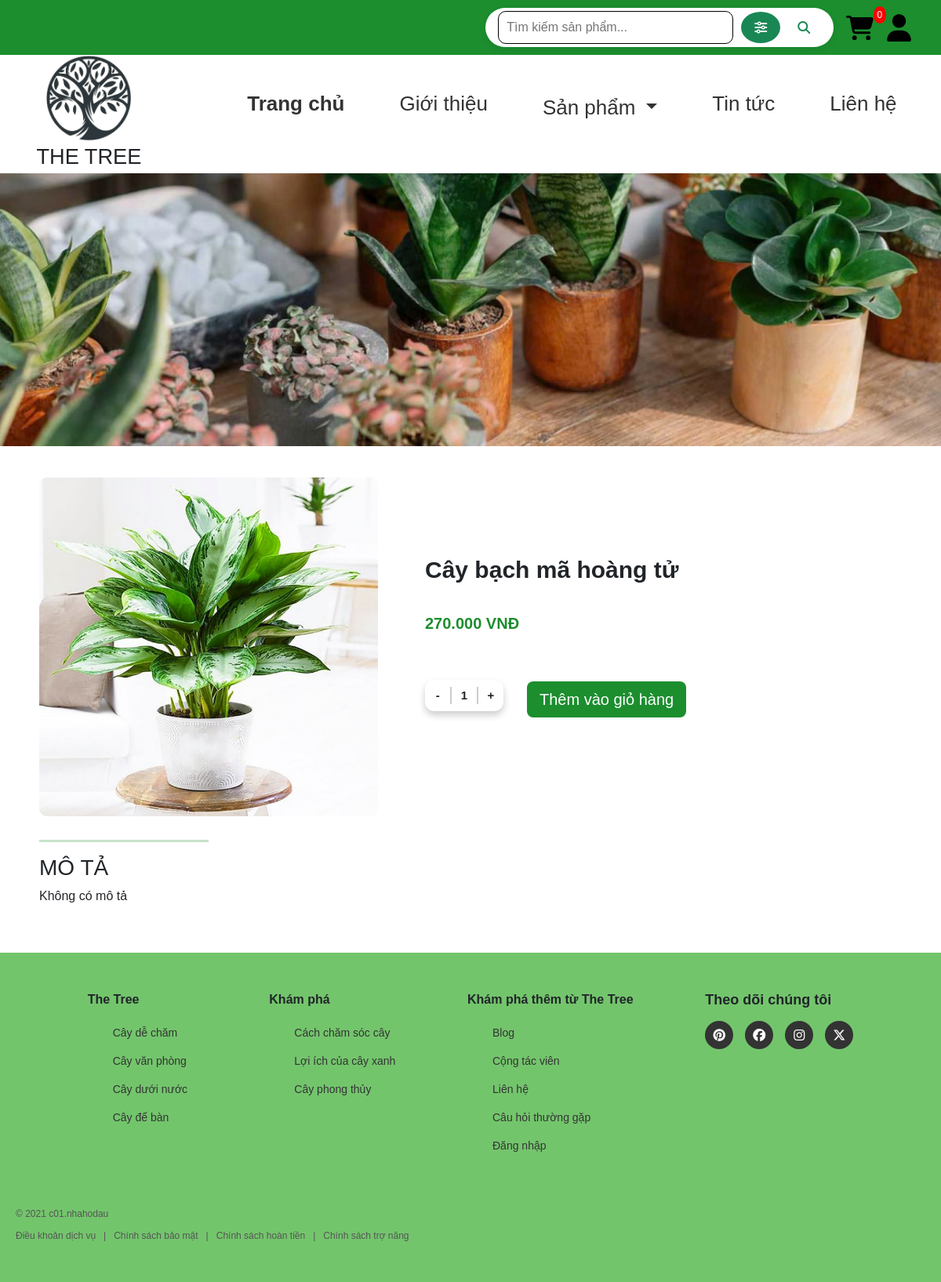
Page /pages/user-sanpham.php?id=37 on the committed database.
### tables this page shows
CREATE TABLE `products` (
  `ProductID` int(11) NOT NULL,
  `ProductName` varchar(255) NOT NULL,
  `CategoryID` int(11) NOT NULL,
  `Price` decimal(10,0) NOT NULL,
  `Description` mediumtext NOT NULL,
  `ImageURL` varchar(255) NOT NULL,
  `Status` enum('hidden','appear') NOT NULL DEFAULT 'appear',
  `Attribute` varchar(255) DEFAULT NULL,
  `LevelDifficulty` enum('hard','medium','low') DEFAULT NULL,
  `IsPurchase` tinyint(1) DEFAULT 0
);

### pages/user-sanpham.php (the view, shortened to what this page needs)
<!DOCTYPE html>
<?php
require_once('../src/php/connect.php');
$id = isset($_GET['id']) ? (int) $_GET['id'] : 0;
$sql = "SELECT * FROM products WHERE ProductID = $id";
$result = $conn->query($sql);
if ($result && $result->num_rows > 0) {
  $product = $result->fetch_assoc();
} else {
  echo "Không tìm thấy sản phẩm.";
  exit;
}
$cart_count =  0;
?>
<html>
<head>
  <link rel="stylesheet" href="../src/css/san-pham.css" />
  <link rel="stylesheet" href="../assets/icon/fontawesome-free-6.7.2-web/css/all.min.css" />
  <link rel="stylesheet" href="../src/css/search-styles.css" />
  <link rel="stylesheet" href="../src/css/searchAdvanceMobile.css" />
  <link rel="stylesheet" href="../src/css/user-sanpham.css" />
  <link rel="stylesheet" href="../assets/libs/bootstrap-5.3.3-dist/css/bootstrap.min.css" />
  <link rel="stylesheet" href="../assets/libs/fontawesome-free-6.6.0-web/fontawesome-free-6.6.0-web/css/all.min.css" />
  <link rel="stylesheet" href="../src/css/footer.css">
</head>
<div class="Sticky">
  <div class="container-fluid" style="padding: 0 !important">
    <div class="header">
      <div class="grid">
        <div class="item-header">
          <div class="search-group">
            <form id="searchForm" method="get">
              <div class="search-container">
                <div class="search-input-wrapper">
                  <input type="search" placeholder="Tìm kiếm sản phẩm..." id="searchInput" name="search"
                    class="search-input" />
                  <button type="button" class="advanced-search-toggle" id="advanced-search-toggle"
                    onclick="toggleAdvancedSearch()" title="Tìm kiếm nâng cao">
                    <i class="fas fa-sliders-h"></i>
                  </button>
                  <button type="submit" class="search-button" onclick="performSearch()" title="Tìm kiếm">
                    <i class="fas fa-search"></i>
                  </button>
                </div>
              </div>
            </form>
          </div>
          <div class="cart-wrapper">
              <div class="cart-icon">
                <a href="gio-hang.php"><img src="../assets/images/cart.svg" alt="cart" />
                <span class="cart-count" id = "mni-cart-count" style="position: absolute; margin-top: -10px; background-color: red; color: white; border-radius: 50%; padding: 2px 5px; font-size: 12px;">
                  <?php
                    echo $cart_count;
                  ?>
                </span>
                </a>
              </div>
          </div>
          <div class="user-icon">
            <label for="tick" style="cursor: pointer">
              <img src="../assets/images/user.svg" alt="" />
            </label>
          </div>
        </div>
      </div>
    </div>
  </div>
  <div class="nav">
    <div class="brand">
      <div class="brand-logo">
        <a href="../index.php"><img class="img-fluid" src="../assets/images/LOGO-2.jpg" alt="LOGO" /></a>
      </div>
      <div class="brand-name">THE TREE</div>
    </div>
    <div class="choose">
      <ul>
        <li>
          <a href="../index.php" style="font-weight: bold">Trang chủ</a>
        </li>
        <li><a href="#">Giới thiệu</a></li>
        <li>
          <div class="nav-item dropdown">
            <a class="nav-link dropdown-toggle" href="#" role="button" data-bs-toggle="dropdown" aria-expanded="false">
              Sản phẩm
            </a>
          </div>
        </li>
        <li><a href="">Tin tức</a></li>
        <li><a href="">Liên hệ</a></li>
      </ul>
    </div>
  </div>
</div>
<div class="section">
  <div class="img-21">
    <img src="../assets/images/CAY21.jpg" alt="CAY21" />
  </div>
</div>
<div class="sanpham">
  <img src="<?php echo ".." . $product['ImageURL']; ?>" alt="<?php echo $product['ProductName']; ?>"
    class="single-image" />
  <div class="details">
    <div class="nametree">
      <h2><?php echo $product['ProductName']; ?></h2>
      <h3 id="giá"><?php echo number_format($product['Price'], 0, ',', '.') . " VNĐ"; ?></h3>
    </div>
    <div class="order">
      <div class="wrapper">
        <span class="minus">-</span>
        <span class="num">01</span>
        <span class="plus">+</span>
      </div>
      <form id = "add-to-cart-form">
        <button type="submit" class="btn btn-primary btn-lg">Thêm vào giỏ hàng</button>
      </form>
    </div>
  </div>
</div>
<div class="description">
  <hr style="height: 3px; border-width: 0; background-color: #1c8e2e; width: 20%;" />
  <h3>MÔ TẢ</h3>
  <p><?php echo ($product['Description'] !== 'None') ? $product['Description'] : 'Không có mô tả'; ?></p>
</div>
<footer class="footer">
  <div class="footer-column">
    <h3>The Tree</h3>
    <ul>
      <li><a href="#">Cây dễ chăm</a></li>
      <li><a href="#">Cây văn phòng</a></li>
      <li><a href="#">Cây dưới nước</a></li>
      <li><a href="#">Cây để bàn</a></li>
    </ul>
  </div>
  <div class="footer-column">
    <h3>Khám phá</h3>
    <ul>
      <li><a href="#">Cách chăm sóc cây</a></li>
      <li><a href="#">Lợi ích của cây xanh</a></li>
      <li><a href="#">Cây phong thủy</a></li>
    </ul>
  </div>
  <div class="footer-column">
    <h3>Khám phá thêm từ The Tree</h3>
    <ul>
      <li><a href="#">Blog</a></li>
      <li><a href="#">Cộng tác viên</a></li>
      <li><a href="#">Liên hệ</a></li>
      <li><a href="#">Câu hỏi thường gặp</a></li>
      <li><a href="#">Đăng nhập</a></li>
    </ul>
  </div>
  <div class="footer-column newsletter">
    <h3>Theo dõi chúng tôi</h3>
    <div class="social-icons">
      <a href="#" aria-label="Pinterest">
        <i class="fa-brands fa-pinterest"></i>
      </a>
      <a href="#" aria-label="Facebook">
        <i class="fa-brands fa-facebook"></i>
      </a>
      <a href="#" aria-label="Instagram">
        <i class="fa-brands fa-instagram"></i>
      </a>
      <a href="#" aria-label="Twitter">
        <i class="fa-brands fa-x-twitter"></i>
      </a>
    </div>
  </div>
  <div class="copyright">
    © 2021 c01.nhahodau
    <div class="policies">
      <a href="#">Điều khoản dịch vụ</a>
      <span>|</span>
      <a href="#">Chính sách bảo mật</a>
      <span>|</span>
      <a href="#">Chính sách hoàn tiền</a>
      <span>|</span>
      <a href="#">Chính sách trợ năng</a>
    </div>
  </div>
</footer>
</body>
</html>

### src/css/san-pham.css (style rules this page uses)
* { font-family: "Poppins", sans-serif; margin: 0; padding: 0; box-sizing: border-box; font-family: Arial, Helvetica, sans-serif; }
:root { --primary-color: #1c8e2e; --border-radius: 10px; --header-height: 70px; }
* { box-sizing: border-box; }
html, body { padding: 0 !important; }
.Sticky { position: -webkit-sticky; position: sticky; top: 0; z-index: 1000; }
.header, .nav { background-color: white; z-index: 1; }
.Sticky .container-fluid { overflow: visible; }
.choose ul li a { text-decoration: none; color: #333; padding: 5px 10px; transition: color 0.3s ease; }
.header { height: var(--header-height); background-color: var(--primary-color); top: 0; left: 0; height: 70px; width: 100%; background-color: #1c8e2e; display: flex; align-items: center; justify-content: space-between; position: relative; }
.grid { width: 97%; max-width: 100%; display: flex; align-items: center; justify-content: space-between; }
.item-header { display: flex; align-items: center; gap: 3%; justify-content: flex-end; }
.brand-name { font-size: 1.7rem; }
.item-header input[type="search"] { width: 300px; height: 42px; border-radius: 10px; border: 1px solid; border-radius: var(--border-radius); }
.search-group { display: flex; align-items: center; width: 100%; }
.search-group button { width: 50px; height: 40px; }
.search-group img, .cart-icon img, .user-icon img { width: 35px; height: 35px; }
.user-icon { display: flex; flex-direction: column; }
.user-icon { position: relative; }
.search-group { position: relative; }
input[type="search"] { width: 100%; padding: 10px; font-size: 16px; border: 1px solid #ddd; border-radius: 4px; }
.nav { display: flex; align-items: center; justify-content: space-around; }
.brand { display: flex; align-items: center; flex-direction: column; }
.brand-logo img { width: 110px; height: 110px; }
.choose ul { list-style: none; display: flex; gap: 50px; font-size: 26px; }
.choose a { text-decoration: none; color: inherit; }
.section img { width: 100%; height: 29vw; object-fit: cover; object-position: 50% 50%; display: flex; }
.sanpham { display: flex; margin-top: 40px; }
.single-image { width: 432px; height: 432px; margin-left: 50px; border-radius: 10px; }
.details { width: 50%; margin: 60px; }
.nametree h2 { padding: 40px 0 30px 0; font-size: 30px; font-weight: bold; }
.nametree h3 { font-size: 20px; font-weight: bold; padding: 0 0 30px 0; color: #1c8e2e; }
.order { display: flex; align-items: center; margin-top: 30px; flex-wrap: wrap; }
.wrapper { height: 40px; min-width: 100px; display: flex; align-items: center; background: #fff; border-radius: 12px; box-shadow: 0 5px 10px rgba(0, 0, 0, 0.2); margin-right: 30px; margin-bottom: 10px; }
.wrapper span { width: 100%; text-align: center; font-size: 15px; font-weight: 600; cursor: pointer; user-select: none; }
.wrapper span.num { font-size: 15px; border-right: 2px solid rgba(0, 0, 0, 0.2); border-left: 2px solid rgba(0, 0, 0, 0.2); pointer-events: none; }
.order button { background-color: #1c8e2e; color: #fff; white-space: nowrap; border: none; }
.description { width: 90%; margin: 30px 0 30px 50px; }
p { text-align: justify; }

### src/css/user-sanpham.css (style rules this page uses)
.cart-wrapper { position: relative; display: inline-block; }

### src/css/footer.css (style rules this page uses)
.footer { background-color: #73c56c; padding: 50px 20px; display: flex; flex-wrap: wrap; justify-content: space-evenly; margin: 60px 0 0 0; height: fit-content; }
.footer-column { margin-bottom: 30px; min-width: 140px; }
.footer-column h3 { font-size: 16px; margin-bottom: 20px; font-weight: 600; }
.footer-column ul { list-style: none; }
.footer-column ul li { margin-bottom: 12px; }
.footer-column ul li a { color: #333; text-decoration: none; font-size: 14px; }
.newsletter { flex-basis: 100%; max-width: fit-content; }
.newsletter h3 { font-size: 18px; margin-bottom: 15px; }
.social-icons { display: flex; gap: 15px; margin-top: 10px; }
.social-icons a { display: flex; align-items: center; justify-content: center; width: 36px; height: 36px; background-color: #333; border-radius: 50%; color: white; text-decoration: none; }
.copyright { flex-basis: 100%; margin-top: 20px; font-size: 12px; color: #555; }
.policies { display: flex; flex-wrap: wrap; gap: 10px; margin-top: 10px; }
.policies a { color: #555; text-decoration: none; font-size: 12px; }
.policies span { color: #555; }

### rows in the picture
products: ImageURL (picture), ProductName "Cây bạch mã hoàng tử", Price "270.000"

### other values in the picture
$cart_count "0"
